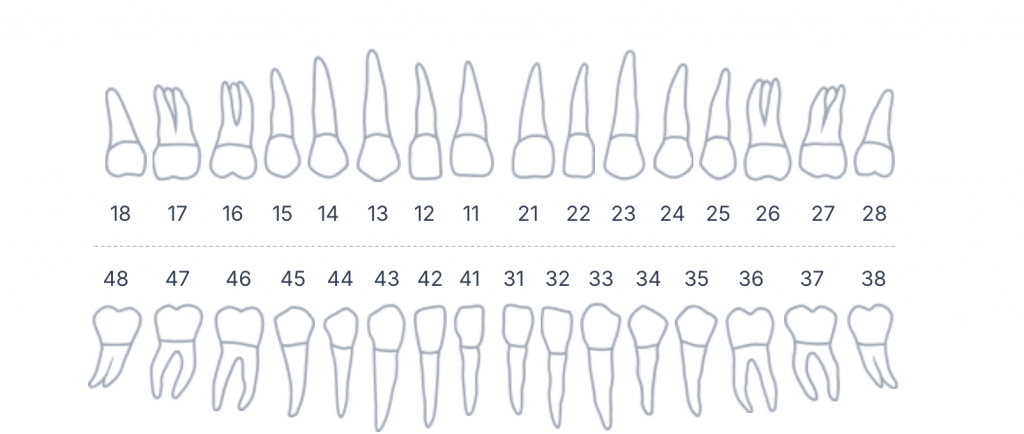
#> input picture frontend/src/packages/clinico/assets/odontogram/reference-fdi.png, 1024 x 434 px
$ python vectorize_reference.py
#> lines starting #> are read from the running program, lines starting #| are printed output that depends on the picture; after the words box and inside, x2 and y2 are one past the last pixel; in counts of white or black regions, pixels touching at a corner belong together
"""Vetoriza a referência FDI e recorta os 32 dentes permanentes."""

from __future__ import annotations

import json
import re
from pathlib import Path

import cv2
import numpy as np
import vtracer
from PIL import Image

ROOT = Path(__file__).resolve().parents[2]
SRC_PNG = ROOT / "frontend/src/packages/clinico/assets/odontogram/reference-fdi.png"
OUT_DIR = ROOT / "frontend/src/packages/clinico/assets/odontogram"
PUBLIC_DIR = ROOT / "frontend/public/odontogram"
GLYPH_DIR = OUT_DIR / "glyphs"

UPPER = [
    "18", "17", "16", "15", "14", "13", "12", "11",
    "21", "22", "23", "24", "25", "26", "27", "28",
]
LOWER = [
    "48", "47", "46", "45", "44", "43", "42", "41",
    "31", "32", "33", "34", "35", "36", "37", "38",
]


def preprocess(gray: np.ndarray) -> np.ndarray:
    _, binary = cv2.threshold(gray, 230, 255, cv2.THRESH_BINARY_INV)
    kernel = cv2.getStructuringElement(cv2.MORPH_RECT, (2, 3))
    return cv2.dilate(binary, kernel, iterations=1)


def find_teeth(mask: np.ndarray) -> list[dict]:
    num, _labels, stats, centroids = cv2.connectedComponentsWithStats(mask, connectivity=8)
    h, w = mask.shape
    blobs: list[dict] = []
    for i in range(1, num):
        x, y, bw, bh, area = stats[i]
        if area < 800 or area > 8000:
            continue
        if bh < 70 or bw < 24 or bw > 90:
            continue
        cx, cy = centroids[i]
        blobs.append(
            {
                "x": int(x),
                "y": int(y),
                "w": int(bw),
                "h": int(bh),
                "cx": float(cx),
                "cy": float(cy),
                "area": int(area),
            }
        )
    if len(blobs) < 32:
        raise SystemExit(f"esperava >=32 dentes, achei {len(blobs)}")
    mid_y = h / 2
    upper = sorted([b for b in blobs if b["cy"] < mid_y], key=lambda b: b["cx"])
    lower = sorted([b for b in blobs if b["cy"] >= mid_y], key=lambda b: b["cx"])
    upper = sorted(upper, key=lambda b: b["area"], reverse=True)[:16]
    lower = sorted(lower, key=lambda b: b["area"], reverse=True)[:16]
    upper.sort(key=lambda b: b["cx"])
    lower.sort(key=lambda b: b["cx"])
    if len(upper) != 16 or len(lower) != 16:
        raise SystemExit(f"fileiras incompletas: upper={len(upper)} lower={len(lower)}")
    return upper + lower


def expand(box: dict, img_w: int, img_h: int, pad: int = 4) -> dict:
    x = max(0, box["x"] - pad)
    y = max(0, box["y"] - pad)
    r = min(img_w, box["x"] + box["w"] + pad)
    b = min(img_h, box["y"] + box["h"] + pad)
    return {"x": x, "y": y, "w": r - x, "h": b - y, "cx": box["cx"], "cy": box["cy"]}


def to_ink_png(gray: np.ndarray, dest: Path) -> None:
    ink = np.where(gray < 230, 0, 255).astype(np.uint8)
    Image.fromarray(ink).save(dest)


def vectorize_png(src: Path, dest: Path) -> None:
    vtracer.convert_image_to_svg_py(
        str(src),
        str(dest),
        colormode="binary",
        hierarchical="stacked",
        mode="spline",
        filter_speckle=2,
        color_precision=6,
        layer_difference=16,
        corner_threshold=60,
        length_threshold=4.0,
        max_iterations=10,
        splice_threshold=45,
        path_precision=3,
    )


def tidy_svg(svg_text: str, ink: str = "#5c6d7e") -> str:
    svg_text = re.sub(r'fill="#0{3,8}"', f'fill="{ink}"', svg_text)
    svg_text = re.sub(r'fill="#000000"', f'fill="{ink}"', svg_text)
    svg_text = re.sub(r'fill="black"', f'fill="{ink}"', svg_text)
    return svg_text


def main() -> None:
    OUT_DIR.mkdir(parents=True, exist_ok=True)
    PUBLIC_DIR.mkdir(parents=True, exist_ok=True)
    GLYPH_DIR.mkdir(parents=True, exist_ok=True)

    image = Image.open(SRC_PNG).convert("RGB")
#> image is the input picture: PIL image 1024x434 RGB; mean R, G, B 247.5, 248, 248.9
    rgb = np.array(image)
    gray = cv2.cvtColor(rgb, cv2.COLOR_RGB2GRAY)
    mask = preprocess(gray)
#> in preprocess, `_, binary = cv2.threshold(gray, 230, 255, cv2.THRESH_BINARY_INV)`:
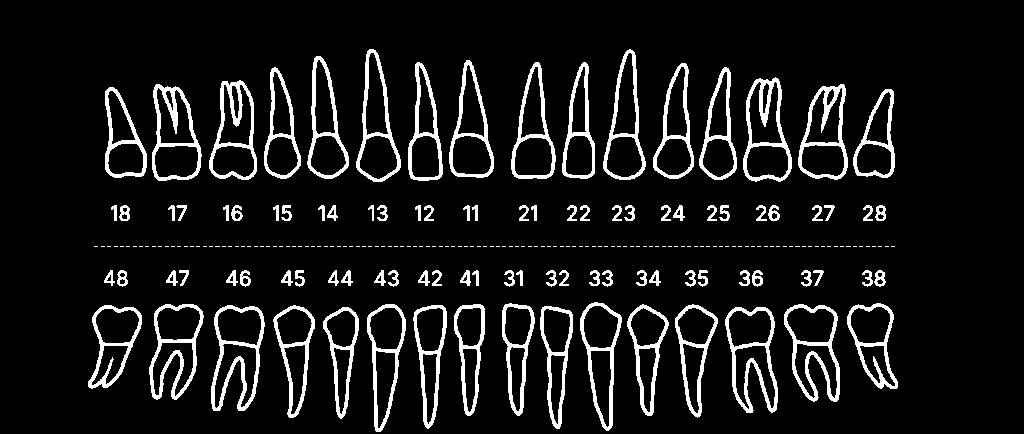
#> binary: shape (434, 1024); 9.4% white; 222 white regions (126 under 20 px), largest, box (x1, y1, x2, y2) and area: (211, 305, 265, 411) 1496, (725, 307, 778, 413) 1452, (784, 304, 840, 402) 1431
#> in preprocess, `return cv2.dilate(binary, kernel, iterations=1)`:
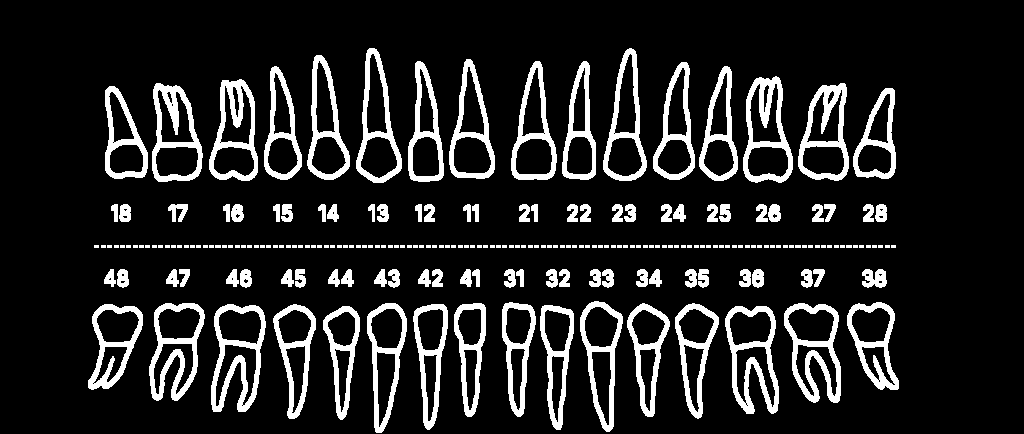
#> returned value: shape (434, 1024); 13.8% white; 220 white regions (126 under 20 px), largest, box (x1, y1, x2, y2) and area: (211, 304, 266, 412) 2123, (725, 306, 779, 414) 2075, (784, 303, 841, 403) 2062
    h, w = gray.shape
#> h = 434; w = 1024
    boxes = [expand(b, w, h, pad=6) for b in find_teeth(mask)]
#> in find_teeth, `num, _labels, stats, centroids = cv2.connectedComponentsWithStats(mask..`:
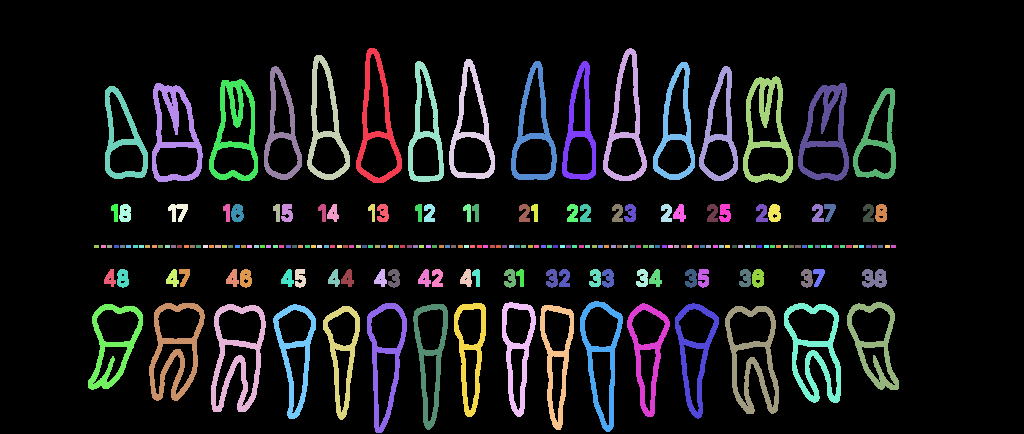
#> _labels: shape (434, 1024) int32; 221 distinct labels, from 0 to 220; one colour per label, 0 black
#> in find_teeth, `num, _labels, stats, centroids = cv2.connectedComponentsWithStats(mask..`: num = 221; stats = 221 rows, first 6: [0, 0, 1024, 434, 383150], [356, 48, 46, 135, 1643], [603, 48, 44, 133, 1591], [307, 55, 43, 125, 1545], [449, 59, 46, 120, 1522], [408, 61, 36, 121, 1457]; centroids = 221 pairs, first value 96 to 893, second value 121.1 to 361.8
#> the loop in find_teeth, `for i in range(1, num):` made 220 passes
#> (x, y, bw, bh, area) on passes 17 to 19: (111, 204, 7, 18, 89), (119, 204, 12, 18, 176), (168, 204, 20, 18, 213)
#> after the loop in find_teeth, `for i in range(1, num):`: blobs = 32 items
#> in find_teeth, `upper = sorted([b for b in blobs if b["cy"] < mid_y], key=lambda b: b[..`: upper = 16 items
#> in expand, `x = max(0, box["x"] - pad)`: x = 99
#> boxes = 32 items
    codes = UPPER + LOWER

    work_png = OUT_DIR / "_work-full.png"
    to_ink_png(gray, work_png)
#> in to_ink_png, `ink = np.where(gray < 230, 0, 255).astype(np.uint8)`:
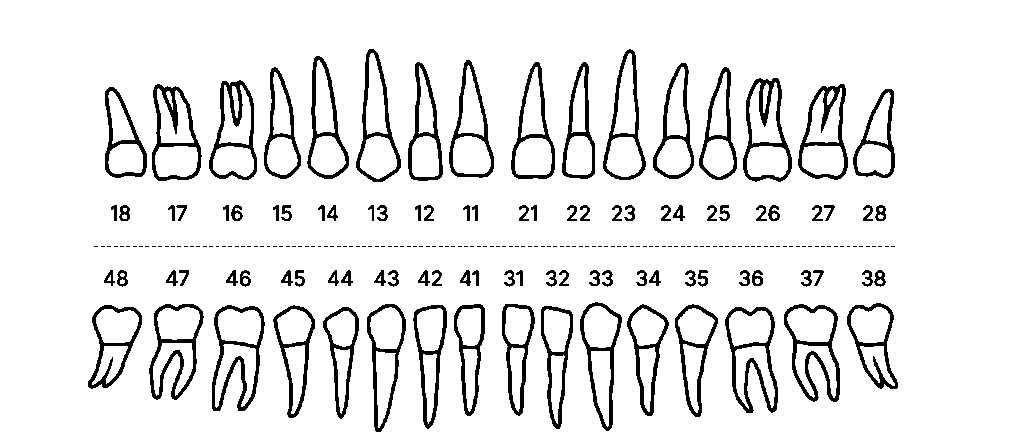
#> ink: shape (434, 1024); 90.8% white; 222 black regions (126 under 20 px), largest, box (x1, y1, x2, y2) and area: (212, 305, 265, 411) 1445, (725, 307, 778, 413) 1437, (784, 304, 840, 402) 1419
    full_svg = OUT_DIR / "reference-fdi.svg"
    vectorize_png(work_png, full_svg)
#> (the run stopped early here; a loop or call above may not have finished)
